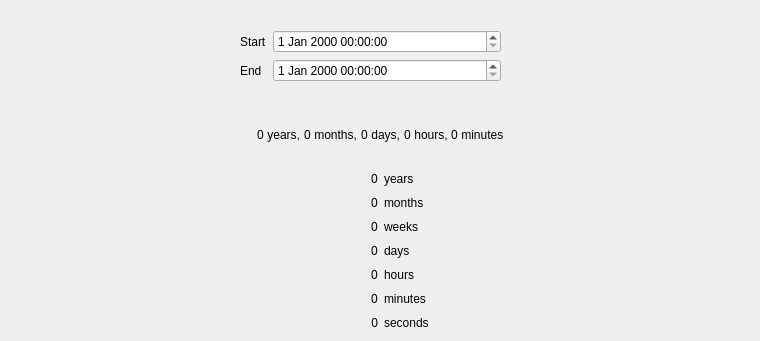
        <widget class="QWidget" name="tab_date_difference">
         <property name="enabled">
          <bool>true</bool>
         </property>
         <property name="sizePolicy">
          <sizepolicy hsizetype="Expanding" vsizetype="Expanding">
           <horstretch>0</horstretch>
           <verstretch>0</verstretch>
          </sizepolicy>
         </property>
         <attribute name="title">
          <string>Date difference</string>
         </attribute>
         <widget class="QWidget" name="formLayoutWidget">
          <property name="geometry">
           <rect>
            <x>240</x>
            <y>30</y>
            <width>261</width>
            <height>80</height>
           </rect>
          </property>
          <layout class="QFormLayout" name="form_date_difference">
           <item row="1" column="0">
            <widget class="QLabel" name="form_date_difference_time_start_label">
             <property name="text">
              <string>Start</string>
             </property>
            </widget>
           </item>
           <item row="1" column="1">
            <widget class="QDateTimeEdit" name="form_date_difference_time_start">
             <property name="timeSpec">
              <enum>Qt::TimeZone</enum>
             </property>
            </widget>
           </item>
           <item row="2" column="1">
            <widget class="QDateTimeEdit" name="form_date_difference_time_end">
             <property name="timeSpec">
              <enum>Qt::TimeZone</enum>
             </property>
            </widget>
           </item>
           <item row="2" column="0">
            <widget class="QLabel" name="form_date_difference_time_end_label">
             <property name="text">
              <string>End</string>
             </property>
            </widget>
           </item>
          </layout>
         </widget>
         <widget class="QWidget" name="gridLayoutWidget">
          <property name="geometry">
           <rect>
            <x>10</x>
            <y>170</y>
            <width>741</width>
            <height>162</height>
           </rect>
          </property>
          <layout class="QGridLayout" name="result_date_difference">
           <property name="sizeConstraint">
            <enum>QLayout::SetDefaultConstraint</enum>
           </property>
           <item row="1" column="0" alignment="Qt::AlignRight">
            <widget class="QLabel" name="result_date_difference_months">
             <property name="text">
              <string>0</string>
             </property>
             <property name="textInteractionFlags">
              <set>Qt::LinksAccessibleByMouse|Qt::TextSelectableByMouse</set>
             </property>
            </widget>
           </item>
           <item row="0" column="0" alignment="Qt::AlignRight">
            <widget class="QLabel" name="result_date_difference_years">
             <property name="text">
              <string>0</string>
             </property>
             <property name="textInteractionFlags">
              <set>Qt::LinksAccessibleByMouse|Qt::TextSelectableByMouse</set>
             </property>
            </widget>
           </item>
           <item row="1" column="1">
            <widget class="QLabel" name="result_date_difference_months_label">
             <property name="text">
              <string>months</string>
             </property>
             <property name="textInteractionFlags">
              <set>Qt::LinksAccessibleByMouse|Qt::TextSelectableByMouse</set>
             </property>
            </widget>
           </item>
           <item row="4" column="0" alignment="Qt::AlignRight">
            <widget class="QLabel" name="result_date_difference_hours">
             <property name="text">
              <string>0</string>
             </property>
             <property name="textInteractionFlags">
              <set>Qt::LinksAccessibleByMouse|Qt::TextSelectableByMouse</set>
             </property>
            </widget>
           </item>
           <item row="2" column="1">
            <widget class="QLabel" name="result_date_difference_weeks_label">
             <property name="text">
              <string>weeks</string>
             </property>
             <property name="textInteractionFlags">
              <set>Qt::LinksAccessibleByMouse|Qt::TextSelectableByMouse</set>
             </property>
            </widget>
           </item>
           <item row="2" column="0" alignment="Qt::AlignRight">
            <widget class="QLabel" name="result_date_difference_weeks">
             <property name="text">
              <string>0</string>
             </property>
             <property name="textInteractionFlags">
              <set>Qt::LinksAccessibleByMouse|Qt::TextSelectableByMouse</set>
             </property>
            </widget>
           </item>
           <item row="0" column="1">
            <widget class="QLabel" name="result_date_difference_years_label">
             <property name="mouseTracking">
              <bool>true</bool>
             </property>
             <property name="text">
              <string>years</string>
             </property>
             <property name="textInteractionFlags">
              <set>Qt::LinksAccessibleByMouse|Qt::TextSelectableByMouse</set>
             </property>
            </widget>
           </item>
           <item row="3" column="0" alignment="Qt::AlignRight">
            <widget class="QLabel" name="result_date_difference_days">
             <property name="text">
              <string>0</string>
             </property>
             <property name="textInteractionFlags">
              <set>Qt::LinksAccessibleByMouse|Qt::TextSelectableByMouse</set>
             </property>
            </widget>
           </item>
           <item row="4" column="1">
            <widget class="QLabel" name="result_date_difference_hours_label">
             <property name="mouseTracking">
              <bool>true</bool>
             </property>
             <property name="text">
              <string>hours</string>
             </property>
             <property name="textInteractionFlags">
              <set>Qt::LinksAccessibleByMouse|Qt::TextSelectableByMouse</set>
             </property>
            </widget>
           </item>
           <item row="3" column="1">
            <widget class="QLabel" name="result_date_difference_days_label">
             <property name="mouseTracking">
              <bool>true</bool>
             </property>
             <property name="text">
              <string>days</string>
             </property>
             <property name="textInteractionFlags">
              <set>Qt::LinksAccessibleByMouse|Qt::TextSelectableByMouse</set>
             </property>
            </widget>
           </item>
           <item row="5" column="0" alignment="Qt::AlignRight">
            <widget class="QLabel" name="result_date_difference_minutes">
             <property name="text">
              <string>0</string>
             </property>
             <property name="textInteractionFlags">
              <set>Qt::LinksAccessibleByMouse|Qt::TextSelectableByMouse</set>
             </property>
            </widget>
           </item>
           <item row="5" column="1">
            <widget class="QLabel" name="result_date_difference_minutes_label">
             <property name="text">
              <string>minutes</string>
             </property>
             <property name="textInteractionFlags">
              <set>Qt::LinksAccessibleByMouse|Qt::TextSelectableByMouse</set>
             </property>
            </widget>
           </item>
           <item row="6" column="1">
            <widget class="QLabel" name="result_date_difference_seconds_label">
             <property name="text">
              <string>seconds</string>
             </property>
             <property name="textInteractionFlags">
              <set>Qt::LinksAccessibleByMouse|Qt::TextSelectableByMouse</set>
             </property>
            </widget>
           </item>
           <item row="6" column="0">
            <widget class="QLabel" name="result_date_difference_seconds">
             <property name="layoutDirection">
              <enum>Qt::LeftToRight</enum>
             </property>
             <property name="text">
              <string>0</string>
             </property>
             <property name="alignment">
              <set>Qt::AlignRight|Qt::AlignTrailing|Qt::AlignVCenter</set>
             </property>
             <property name="textInteractionFlags">
              <set>Qt::LinksAccessibleByMouse|Qt::TextSelectableByMouse</set>
             </property>
            </widget>
           </item>
          </layout>
         </widget>
         <widget class="QWidget" name="horizontalLayoutWidget">
          <property name="geometry">
           <rect>
            <x>10</x>
            <y>120</y>
            <width>741</width>
            <height>31</height>
           </rect>
          </property>
          <layout class="QHBoxLayout" name="horizontalLayout_2">
           <property name="spacing">
            <number>0</number>
           </property>
           <item>
            <spacer name="horizontalSpacer_left">
             <property name="orientation">
              <enum>Qt::Horizontal</enum>
             </property>
             <property name="sizeHint" stdset="0">
              <size>
               <width>40</width>
               <height>20</height>
              </size>
             </property>
            </spacer>
           </item>
           <item>
            <widget class="QLabel" name="result_date_difference_human_years">
             <property name="sizePolicy">
              <sizepolicy hsizetype="Preferred" vsizetype="Preferred">
               <horstretch>0</horstretch>
               <verstretch>0</verstretch>
              </sizepolicy>
             </property>
             <property name="layoutDirection">
              <enum>Qt::LeftToRight</enum>
             </property>
             <property name="text">
              <string>0</string>
             </property>
             <property name="scaledContents">
              <bool>false</bool>
             </property>
             <property name="textInteractionFlags">
              <set>Qt::LinksAccessibleByMouse|Qt::TextSelectableByMouse</set>
             </property>
            </widget>
           </item>
           <item>
            <widget class="QLabel" name="result_date_difference_human_years_label">
             <property name="text">
              <string> years, </string>
             </property>
             <property name="scaledContents">
              <bool>false</bool>
             </property>
             <property name="textInteractionFlags">
              <set>Qt::LinksAccessibleByMouse|Qt::TextSelectableByMouse</set>
             </property>
            </widget>
           </item>
           <item>
            <widget class="QLabel" name="result_date_difference_human_months">
             <property name="text">
              <string>0</string>
             </property>
             <property name="textInteractionFlags">
              <set>Qt::LinksAccessibleByMouse|Qt::TextSelectableByMouse</set>
             </property>
            </widget>
           </item>
           <item>
            <widget class="QLabel" name="result_date_difference_human_months_label">
             <property name="text">
              <string> months, </string>
             </property>
             <property name="textInteractionFlags">
              <set>Qt::LinksAccessibleByMouse|Qt::TextSelectableByMouse</set>
             </property>
            </widget>
           </item>
           <item>
            <widget class="QLabel" name="result_date_difference_human_days">
             <property name="text">
              <string>0</string>
             </property>
             <property name="textInteractionFlags">
              <set>Qt::LinksAccessibleByMouse|Qt::TextSelectableByMouse</set>
             </property>
            </widget>
           </item>
           <item>
            <widget class="QLabel" name="result_date_difference_human_days_label">
             <property name="text">
              <string> days, </string>
             </property>
             <property name="textInteractionFlags">
              <set>Qt::LinksAccessibleByMouse|Qt::TextSelectableByMouse</set>
             </property>
            </widget>
           </item>
           <item>
            <widget class="QLabel" name="result_date_difference_human_hours">
             <property name="text">
              <string>0</string>
             </property>
             <property name="textInteractionFlags">
              <set>Qt::LinksAccessibleByMouse|Qt::TextSelectableByMouse</set>
             </property>
            </widget>
           </item>
           <item>
            <widget class="QLabel" name="result_date_difference_human_hours_label">
             <property name="text">
              <string> hours, </string>
             </property>
             <property name="textInteractionFlags">
              <set>Qt::LinksAccessibleByMouse|Qt::TextSelectableByMouse</set>
             </property>
            </widget>
           </item>
           <item>
            <widget class="QLabel" name="result_date_difference_human_minutes">
             <property name="text">
              <string>0</string>
             </property>
             <property name="textInteractionFlags">
              <set>Qt::LinksAccessibleByMouse|Qt::TextSelectableByMouse</set>
             </property>
            </widget>
           </item>
           <item>
            <widget class="QLabel" name="result_date_difference_human_minutes_label">
             <property name="text">
              <string> minutes</string>
             </property>
             <property name="textInteractionFlags">
              <set>Qt::LinksAccessibleByMouse|Qt::TextSelectableByMouse</set>
             </property>
            </widget>
           </item>
           <item>
            <spacer name="horizontalSpacer_right">
             <property name="orientation">
              <enum>Qt::Horizontal</enum>
             </property>
             <property name="sizeHint" stdset="0">
              <size>
               <width>40</width>
               <height>20</height>
              </size>
             </property>
            </spacer>
           </item>
          </layout>
         </widget>
        </widget>
